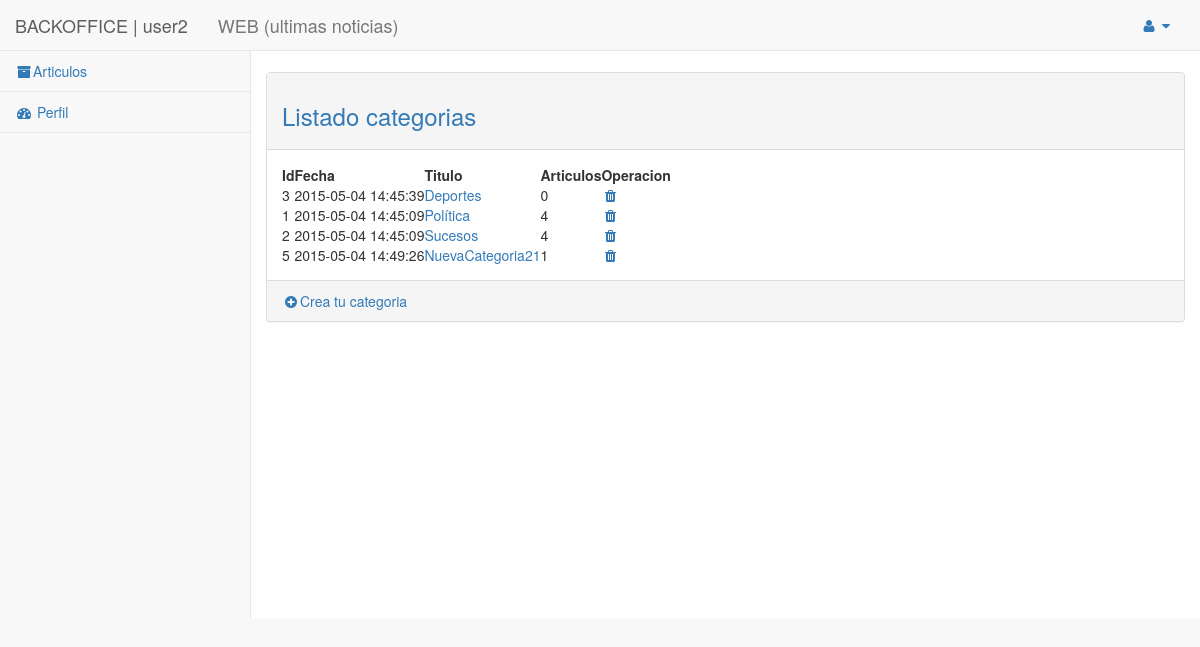
The page /backoffice/categoria/controlador.php (signed in) on the database as committed earlier.
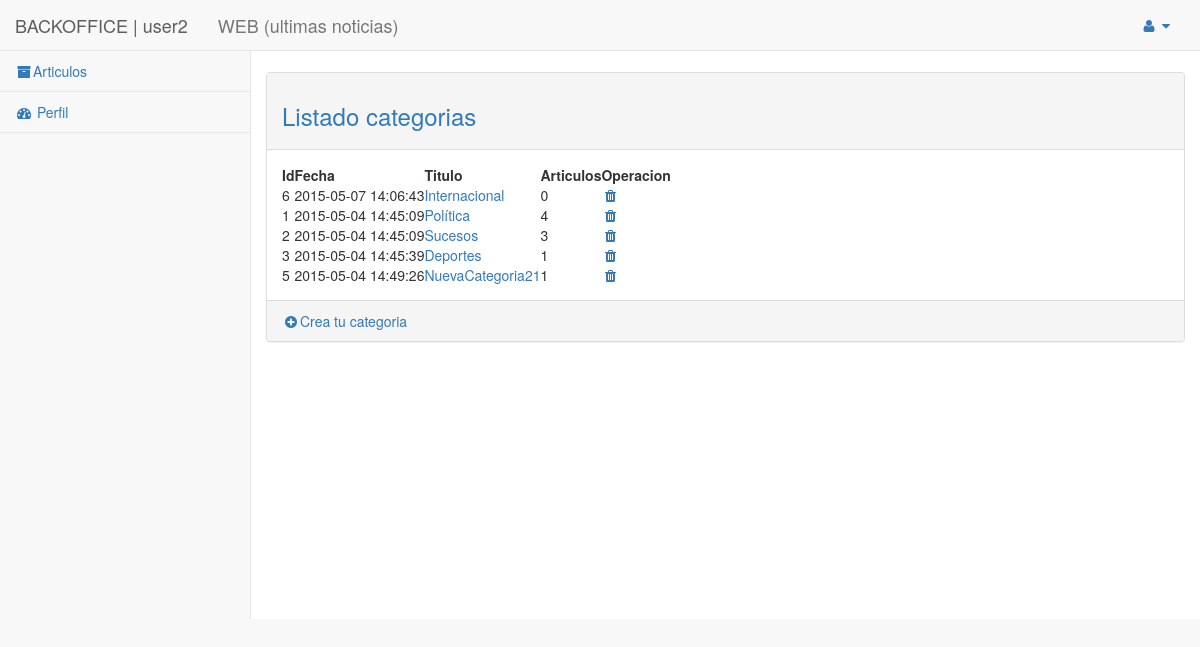
The same page on the database as committed later.
### tables this page shows
CREATE TABLE IF NOT EXISTS `categoria` (
  `id` int(11) NOT NULL AUTO_INCREMENT,
  `fecha` timestamp NULL DEFAULT CURRENT_TIMESTAMP,
  `titulo` varchar(250) NOT NULL DEFAULT 'Sin titulo',
  PRIMARY KEY (`id`)
);

### core/Database.php (called while the page is built, shortened)
<?php
class Database{
	private $db_host = "localhost";
	private $db_user = "root";
	private $db_pass = "";
	private $db_name = "mb15";
	private $con = false;
	private $result = array();
	public function connect(){
		if(!$this->con){
			$myconn = @mysql_connect($this->db_host,$this->db_user,$this->db_pass);
            if($myconn){
            	$seldb = @mysql_select_db($this->db_name,$myconn);
                if($seldb){
                	$this->con = true;
                    return true;
                }else{
                	array_push($this->result,mysql_error());
                    return false;
                }
            }else{
            	array_push($this->result,mysql_error());
                return false;
            }
        }else{
            return true;
        }
	}
    public function disconnect(){
    	if($this->con){
    		if(@mysql_close()){
    			$this->con = false;
				return true;
			}else{
				return false;
			}
		}
    }
	public function sql($sql){
		$query = @mysql_query($sql);
		if($query){
			$this->numResults = mysql_num_rows($query);
			for($i = 0; $i < $this->numResults; $i++){
				$r = mysql_fetch_array($query);
               	$key = array_keys($r);
               	for($x = 0; $x < count($key); $x++){
                   	if(!is_int($key[$x])){
                   		if(mysql_num_rows($query) >= 1){
                   			$this->result[$i][$key[$x]] = $r[$key[$x]];
						}else{
							$this->result = null;
						}
					}
				}
			}
			return true;
		}else{
			array_push($this->result,mysql_error());
			return false;
		}
	}
    public function getResult(){
        $val = $this->result;
        $this->result = array();
        return $val;
    }
}

### backoffice/categoria/modelo.php (called while the page is built, shortened)
<?php
	function getCategorias( $limit=10, $id_usuario=null ){
		$sql = "SELECT c.id, c.fecha, c.titulo, count(a.id_categoria) as articulos FROM `categoria` as c LEFT JOIN  `articulo` as a ON id_categoria = c.id group by a.id_categoria";
		$db = new Database();
		$db->connect();
		$where = '';
		$db->sql( $sql.$where );
		$res = $db->getResult();
		return $res;
	}
?>

### backoffice/categoria/vista.php (the view)
<?php require '../../html/backoffice/head.php'; ?>
<div id="page-wrapper">
    <div class="row">
        <div class="col-lg-12">
        </div>
    </div>
    <div class="row">
            <br>
             <div class="panel panel-default">
                <div class="panel-heading">
                	 <h3 class="text-primary">Listado categorias</h3>
                </div>
             	<div class="panel-body">
                  <table id="tabla">
					<thead>
						<tr>
							<th>Id</th>
							<th>Fecha</th>
							<th>Titulo</th>
							<th>Articulos</th>
							<th>Operacion</th>
						</tr>
					</thead>
					<tbody>
					    <?php
						foreach($categorias as $categoria): ?>
					    <tr>
					    	<td><?php echo $categoria['id']?></td>
					        <td><?php echo $categoria['fecha']?></td>
					        <td>
					        	<a href="<?php echo(CONTROLLER_CATEGORIA);?>?op=<?php echo(OP_DETALLE);?>&id=<?php echo $categoria['id']?>" >
					        		<?php echo $categoria['titulo']?>
					        	</a>
					        </td>
					         <td><?php echo $categoria['articulos']?></td>
					        <td>
					        	<a href="<?php echo(CONTROLLER_CATEGORIA);?>?id=<?php echo $categoria['id']?>&op=<?php echo(OP_ELIMINAR);?>"
					        	   title="Eliminar categoria"><i class="fa fa-trash fa-fw"></i></a>
					        </td>
					    </tr>
					<?php endforeach;?>
					</tbody>
					</table>
				</div>
                <div class="panel-footer">
					<a href="<?php echo(CONTROLLER_CATEGORIA);?>?op=<?php echo(OP_DETALLE);?>"><i class="fa fa-plus-circle fa-fw"></i>Crea tu categoria</a>
				</div>
			</div>
		</div>
</div>
<?php require '../../html/backoffice/footer.php'; ?>

Rows that differ between the two databases and show on the page:
added categoria: id "6", fecha "2015-05-07 14:06:43", titulo "Internacional", articulos "0"
computed for categoria "Sucesos": articulos "4" → "3"
shown differently, row unchanged: categoria "Deportes": articulos "0" → "1"; moves down the list
